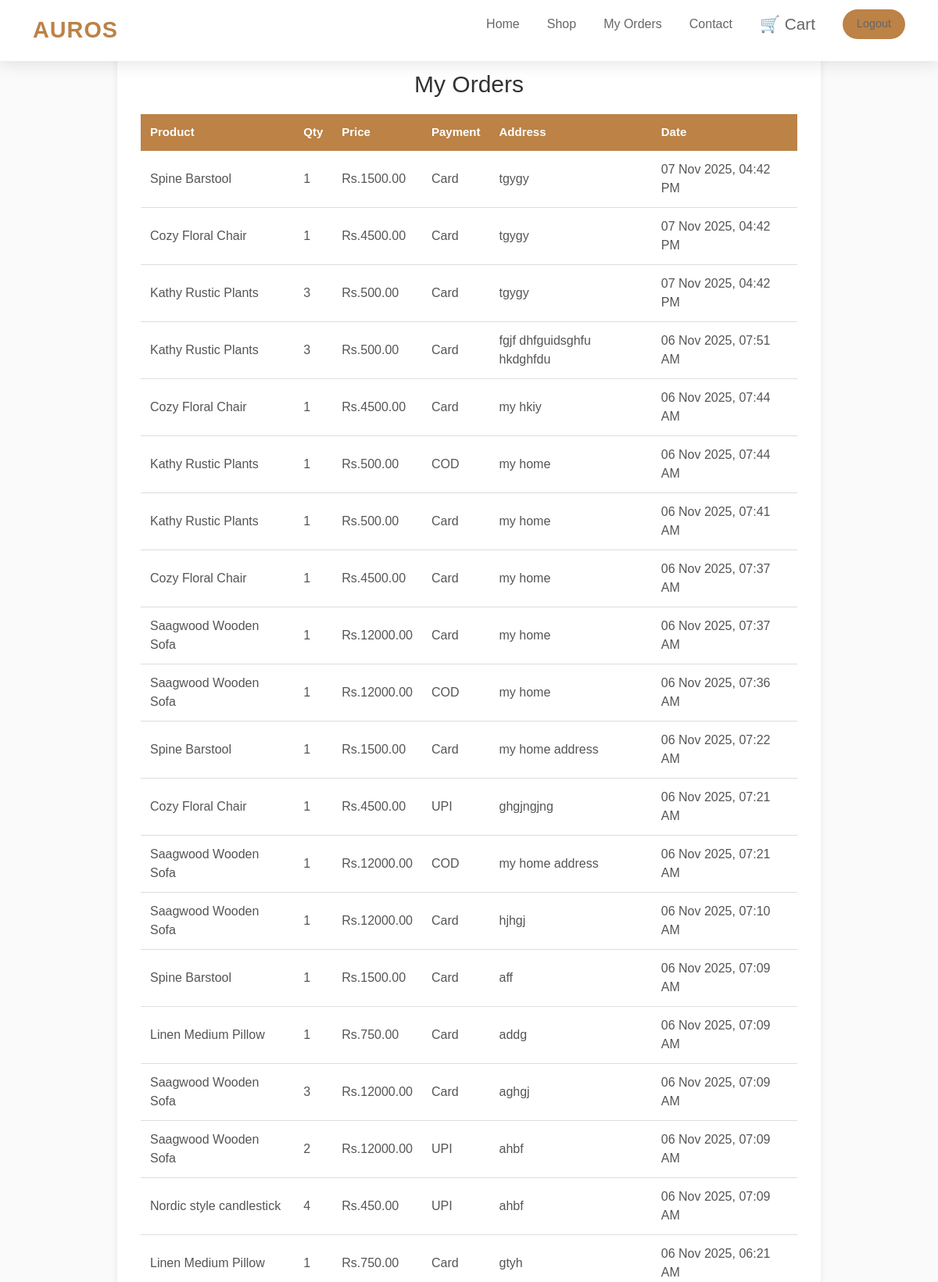
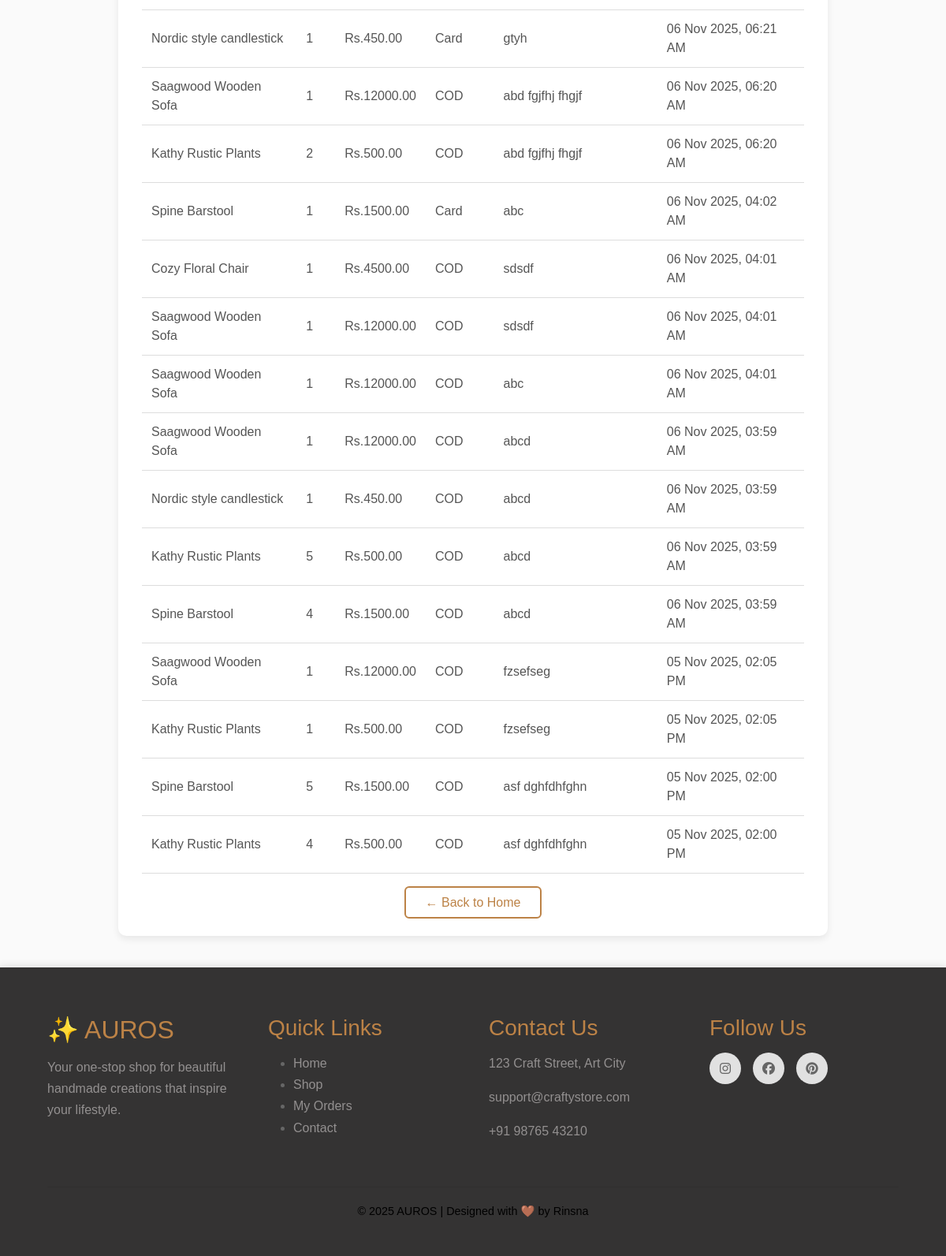
Screenshot of /orders/ (signed in) with the database file from the repository (2 pictures, top to bottom).
### app4/models.py (models this page shows, shortened)
class Order(models.Model):
    user=models.ForeignKey(User, on_delete=models.CASCADE)
    product=models.ForeignKey(Product, on_delete=models.CASCADE)
    quantity=models.IntegerField(default=1)
    address= models.TextField(default='Not provided')
    payment_method=models.CharField(max_length=50,default="COD")
    ordered_at=models.DateTimeField(auto_now_add=True)

class Product(models.Model):
    name=models.CharField(max_length=100)
    price=models.DecimalField(max_digits=10,decimal_places=2)
    description=models.TextField()
    image=models.ImageField(upload_to='products/')

### app4/views.py (the view)
# urls.py: path('orders/', views.order_history, name='order_history'),
@login_required
def order_history(request):
    orders = Order.objects.filter(user=request.user).order_by('-ordered_at')
    return render(request, 'order_history.html', {'orders': orders})

### app4/templates/order_history.html
{% extends "base.html" %}
{% load static %}
{% block extra_css %}
<link rel="stylesheet" href="{% static 'css/order.css' %}">
{% endblock %}
{% block content %}
<div class="orders-container">
    <h2 class="orders-title">My Orders</h2>
    {% if orders %}
    <table class="orders-table">
        <thead>
            <tr>
                <th>Product</th>
                <th>Qty</th>
                <th>Price</th>
                <th>Payment</th>
                <th>Address</th>
                <th>Date</th>
            </tr>
        </thead>
        <tbody>
            {% for order in orders %}
            <tr>
                <td>{{ order.product.name }}</td>
                <td>{{ order.quantity }}</td>
                <td>Rs.{{ order.product.price }}</td>
                <td>{{ order.payment_method }}</td>
                <td>{{ order.address }}</td>
                <td>{{ order.ordered_at|date:"d M Y, h:i A" }}</td>
            </tr>
            {% endfor %}
        </tbody>
    </table>
    {% else %}
    <p class="no-orders">You have no orders yet.</p>
    {% endif %}
    <div class="orders-back">
        <a href="{% url 'home' %}" class="btn-back">← Back to Home</a>
    </div>
</div>
{% endblock %}

### app4/static/css/styles.css (style rules this page uses)
* { margin: 0; padding: 0; box-sizing: border-box; }
html, body { max-height: 100%; scroll-behavior: smooth; }
body { font-family: 'Poppins', sans-serif; background-color: var(--bg); color: var(--text); display: flex; flex-direction: column; min-height: 100vh; transition: background 0.3s ease, color 0.3s ease; max-width: 100%; }
:root { --bg: #fafafa; --text: #666; --primary: #7d7c7a; --secondary:#bc8246; --accent: #ff9ec4; --nav-bg: rgba(255, 255, 255, 0.85); --footer-bg: #f4f4f6; --shadow: rgba(0, 0, 0, 0.1); }

### app4/static/css/order.css (style rules this page uses)
.orders-container { margin-top: 350px; max-width: 900px; margin: 40px auto; background: white; padding: 30px; border-radius: 10px; box-shadow: 0 4px 10px rgba(0,0,0,0.08); }
.orders-title { margin-top: 20px; font-size: 30px; margin-bottom: 20px; color: #333; text-align: center; }
.orders-table { width: 100%; border-collapse: collapse; }
.orders-table th { background: #bc8246; color: white; padding: 12px; font-size: 15px; }
.orders-table td { padding: 12px; border-bottom: 1px solid #ddd; color: #555; }
.orders-back { text-align: center; margin-top: 25px; }
.btn-back { padding: 10px 25px; text-decoration: none; border: 2px solid #bc8246; color: #bc8246; border-radius: 6px; transition: 0.3s ease; }

### rows the page displays
Order: product.name "Spine Barstool", quantity "1", product.price "1500.00", payment_method "Card", address "tgygy", ordered_at "07 Nov 2025, 04:42 PM"
Order: product.name "Cozy Floral Chair", quantity "1", product.price "4500.00", payment_method "Card", address "tgygy", ordered_at "07 Nov 2025, 04:42 PM"
Order: product.name "Kathy Rustic Plants", quantity "3", product.price "500.00", payment_method "Card", address "tgygy", ordered_at "07 Nov 2025, 04:42 PM"
Order: product.name "Kathy Rustic Plants", quantity "3", product.price "500.00", payment_method "Card", address "fgjf dhfguidsghfu hkdghfdu", ordered_at "06 Nov 2025, 07:51 AM"
Order: product.name "Cozy Floral Chair", quantity "1", product.price "4500.00", payment_method "Card", address "my hkiy", ordered_at "06 Nov 2025, 07:44 AM"
Order: product.name "Kathy Rustic Plants", quantity "1", product.price "500.00", payment_method "COD", address "my home", ordered_at "06 Nov 2025, 07:44 AM"
Order: product.name "Kathy Rustic Plants", quantity "1", product.price "500.00", payment_method "Card", address "my home", ordered_at "06 Nov 2025, 07:41 AM"
Order: product.name "Cozy Floral Chair", quantity "1", product.price "4500.00", payment_method "Card", address "my home", ordered_at "06 Nov 2025, 07:37 AM"
Order: product.name "Saagwood Wooden Sofa", quantity "1", product.price "12000.00", payment_method "Card", address "my home", ordered_at "06 Nov 2025, 07:37 AM"
Order: product.name "Saagwood Wooden Sofa", quantity "1", product.price "12000.00", payment_method "COD", address "my home", ordered_at "06 Nov 2025, 07:36 AM"
Order: product.name "Spine Barstool", quantity "1", product.price "1500.00", payment_method "Card", address "my home address", ordered_at "06 Nov 2025, 07:22 AM"
Order: product.name "Cozy Floral Chair", quantity "1", product.price "4500.00", payment_method "UPI", address "ghgjngjng", ordered_at "06 Nov 2025, 07:21 AM"
Order: product.name "Saagwood Wooden Sofa", quantity "1", product.price "12000.00", payment_method "COD", address "my home address", ordered_at "06 Nov 2025, 07:21 AM"
Order: product.name "Saagwood Wooden Sofa", quantity "1", product.price "12000.00", payment_method "Card", address "hjhgj", ordered_at "06 Nov 2025, 07:10 AM"
Order: product.name "Spine Barstool", quantity "1", product.price "1500.00", payment_method "Card", address "aff", ordered_at "06 Nov 2025, 07:09 AM"
Order: product.name "Linen Medium Pillow", quantity "1", product.price "750.00", payment_method "Card", address "addg", ordered_at "06 Nov 2025, 07:09 AM"
Order: product.name "Saagwood Wooden Sofa", quantity "3", product.price "12000.00", payment_method "Card", address "aghgj", ordered_at "06 Nov 2025, 07:09 AM"
Order: product.name "Saagwood Wooden Sofa", quantity "2", product.price "12000.00", payment_method "UPI", address "ahbf", ordered_at "06 Nov 2025, 07:09 AM"
Order: product.name "Nordic style candlestick", quantity "4", product.price "450.00", payment_method "UPI", address "ahbf", ordered_at "06 Nov 2025, 07:09 AM"
Order: product.name "Linen Medium Pillow", quantity "1", product.price "750.00", payment_method "Card", address "gtyh", ordered_at "06 Nov 2025, 06:21 AM"
Order: product.name "Nordic style candlestick", quantity "1", product.price "450.00", payment_method "Card", address "gtyh", ordered_at "06 Nov 2025, 06:21 AM"
Order: product.name "Saagwood Wooden Sofa", quantity "1", product.price "12000.00", payment_method "COD", address "abd fgjfhj fhgjf", ordered_at "06 Nov 2025, 06:20 AM"
Order: product.name "Kathy Rustic Plants", quantity "2", product.price "500.00", payment_method "COD", address "abd fgjfhj fhgjf", ordered_at "06 Nov 2025, 06:20 AM"
Order: product.name "Spine Barstool", quantity "1", product.price "1500.00", payment_method "Card", address "abc", ordered_at "06 Nov 2025, 04:02 AM"
Order: product.name "Cozy Floral Chair", quantity "1", product.price "4500.00", payment_method "COD", address "sdsdf", ordered_at "06 Nov 2025, 04:01 AM"
Order: product.name "Saagwood Wooden Sofa", quantity "1", product.price "12000.00", payment_method "COD", address "sdsdf", ordered_at "06 Nov 2025, 04:01 AM"
Order: product.name "Saagwood Wooden Sofa", quantity "1", product.price "12000.00", payment_method "COD", address "abc", ordered_at "06 Nov 2025, 04:01 AM"
Order: product.name "Saagwood Wooden Sofa", quantity "1", product.price "12000.00", payment_method "COD", address "abcd", ordered_at "06 Nov 2025, 03:59 AM"
Order: product.name "Nordic style candlestick", quantity "1", product.price "450.00", payment_method "COD", address "abcd", ordered_at "06 Nov 2025, 03:59 AM"
Order: product.name "Kathy Rustic Plants", quantity "5", product.price "500.00", payment_method "COD", address "abcd", ordered_at "06 Nov 2025, 03:59 AM"
Order: product.name "Spine Barstool", quantity "4", product.price "1500.00", payment_method "COD", address "abcd", ordered_at "06 Nov 2025, 03:59 AM"
Order: product.name "Saagwood Wooden Sofa", quantity "1", product.price "12000.00", payment_method "COD", address "fzsefseg", ordered_at "05 Nov 2025, 02:05 PM"
Order: product.name "Kathy Rustic Plants", quantity "1", product.price "500.00", payment_method "COD", address "fzsefseg", ordered_at "05 Nov 2025, 02:05 PM"
Order: product.name "Spine Barstool", quantity "5", product.price "1500.00", payment_method "COD", address "asf dghfdhfghn", ordered_at "05 Nov 2025, 02:00 PM"
Order: product.name "Kathy Rustic Plants", quantity "4", product.price "500.00", payment_method "COD", address "asf dghfdhfghn", ordered_at "05 Nov 2025, 02:00 PM"
